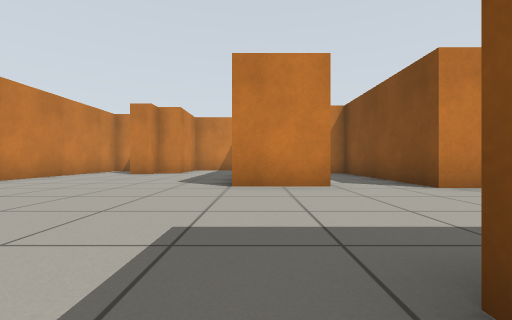
view 1 (above)

16 first-person views from a walk through a robot-simulator world made for Gazebo. The camera is 0.5 m above the floor, looks level and sees 90° across. Floor lines are 1 m apart. The floor is counted in squares, 1 m on a side. Each view is taken from the middle of a square. On the plan, view 1 faces up. The plan holds only what a view shows up to about 9 squares ahead; the rest is blank.

view 2
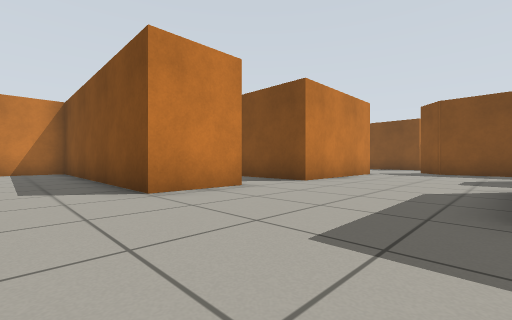

view 3
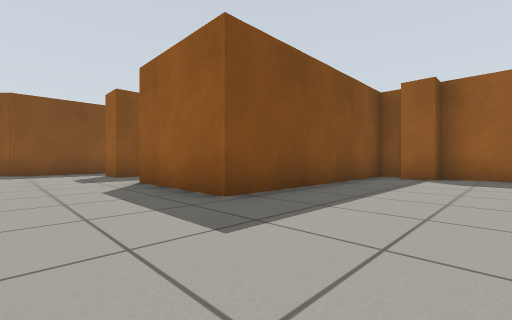

view 4
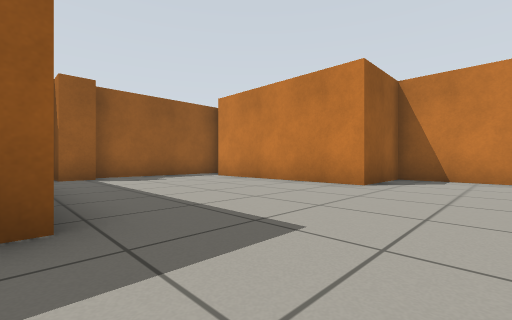

view 5
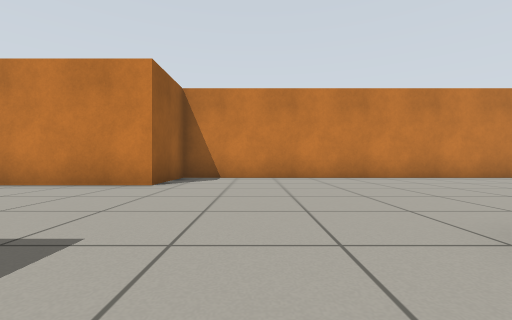

view 6
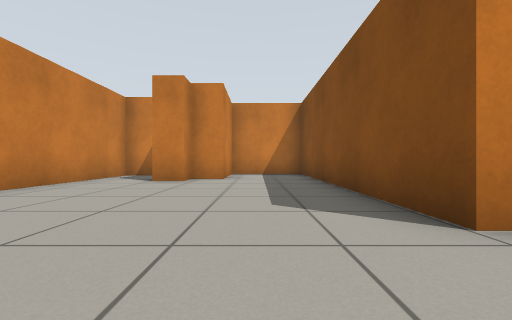

view 7
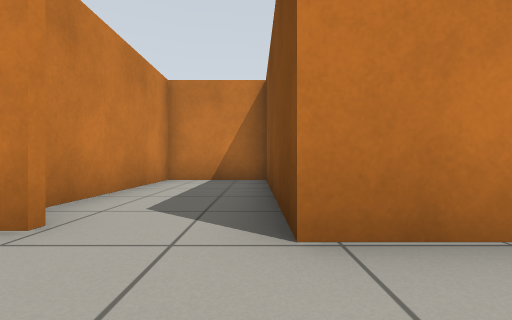

view 8
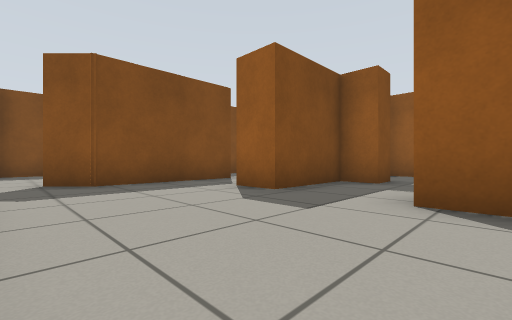

view 9
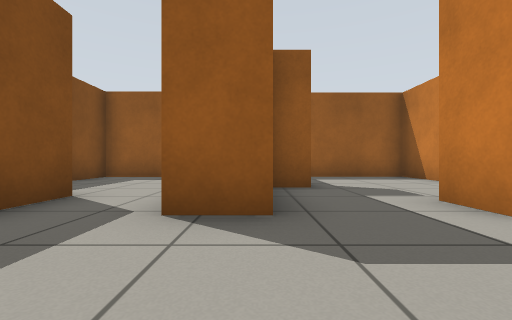

view 10
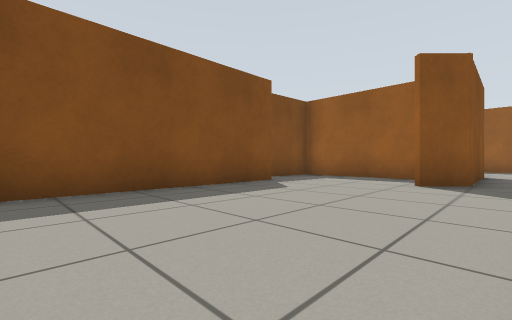

view 11
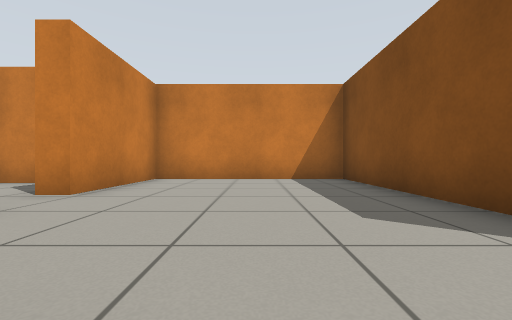

view 12
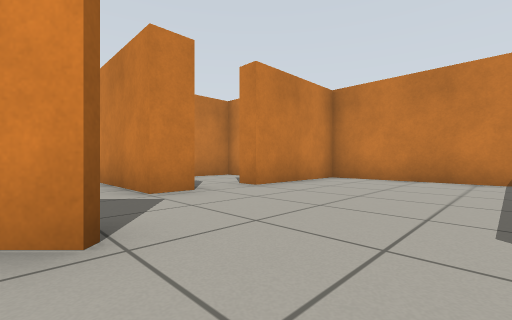

view 13
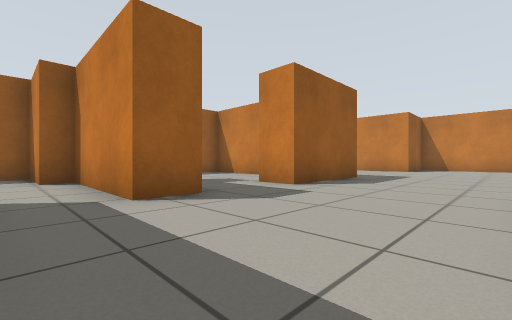

view 14
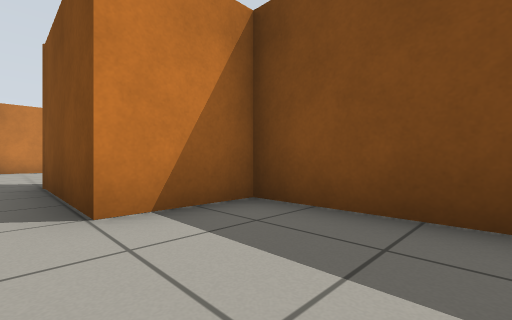

view 15
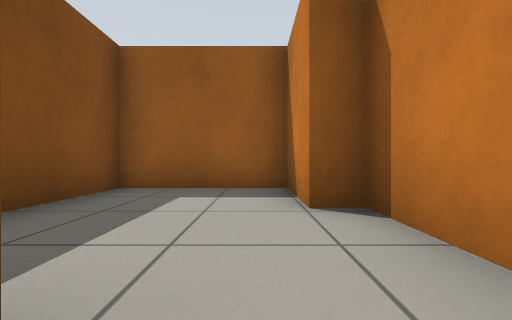

view 16
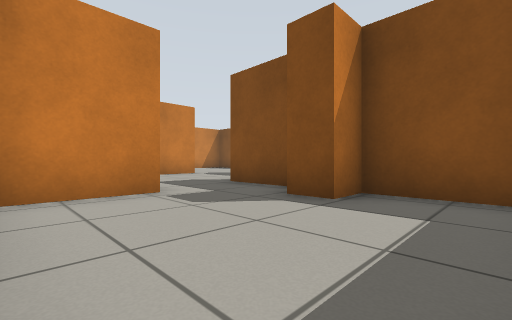

### Floor plan
Ten units are one square. View 1 is at (0, 0); x grows to the right and y downward. Boxes are objects, and circles mark ways between rooms. Rooms are numbered by the first view taken in them; rooms with no view inside come last. Other rooms are left out.
<svg viewBox="-67 -125 203 180">
<path fill="none" stroke="#000" d="M15 -48 -4 -48 -4 -120 -28 -120 -28 -98 -37 -98 -37 -90 -45 -90M58 4 58 -8 68 -8 68 4M-7 45 0 45M74 -45 33 -45 33 -94 8 -94 8 -56M0 50 7 50 7 -8 37 -8 37 2M-38 50 -7 50M85 6 85 -28M-53 -111 -62 -111 -62 -8 -41 -8 -41 38M74 -54 74 -45M94 -34 89 -29M123 -41 123 -98 74 -98 74 -67M85 -28 93 -35M98 -15 130 -15 131 -40M74 26 74 45 104 45 104 6 85 6M68 4 68 26M16 21 16 45 44 45M50 45 58 45M37 2 20 2M58 40 58 24 50 24 50 17 58 17 58 4M74 -67 67 -67M52 -85 42 -85 42 -71"/>
<circle cx="75" cy="-35" r="3" fill="#2a7"/>
<circle cx="80" cy="0" r="3" fill="#2a7"/>
<circle cx="45" cy="0" r="3" fill="#2a7"/>
<circle cx="70" cy="-60" r="3" fill="#2a7"/>
<text x="0" y="-30">1</text>
<text x="100" y="-60">2</text>
<text x="90" y="20">3</text>
<text x="30" y="30">4</text>
<text x="60" y="-70">5</text>
</svg>
Room 1 opens to room 2. Room 1 opens to room 3. Room 1 opens to room 4. Room 2 opens to room 5.

Where each view was taken, in squares from view 1:
view 1: 0 up, 0 right, facing up
view 2: 1 up, 2 left, facing up-right
view 3: 3 up, 2 left, facing down-right
view 4: 3 up, 1 right, facing down-left
view 5: 3 up, 1 right, facing left
view 6: 3 up, 2 left, facing up
view 7: 3 up, 3 right, facing up
view 8: 4 up, 3 right, facing down-right
view 9: 3 up, 6 right, facing down
view 10: 9 up, 8 right, facing down-right
view 11: 3 up, 10 right, facing up
view 12: 3 up, 11 right, facing up-left
view 13: 4 up, 8 right, facing down-left
view 14: 3 down, 8 right, facing up-right
view 15: 0 up, 8 right, facing down
view 16: 4 down, 2 right, facing up-right
